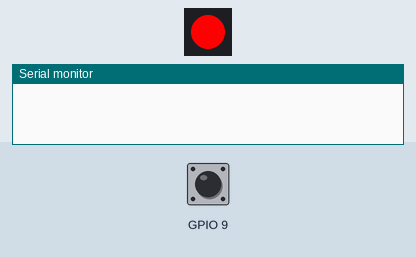
A program run on a simulated ESP32-C3. On the bench: 1 RGB LEDs in strip order, left to right, the last lines printed to the serial monitor. The inputs (shaded band) are chosen by the test bench; at power-on: GPIO 9 HIGH. Dim RGB values are drawn brighter than linear; the strip is taken to match the declared colour order; random numbers use the default seed unless the program sets one.

Above: at 2.95 s.
3.8 s: GPIO 9 pulled LOW for 0.15 s
At 6.7 s:
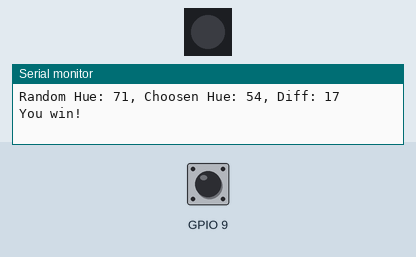
6.9 s: GPIO 9 pulled LOW for 3.2 s
At 10.8 s:
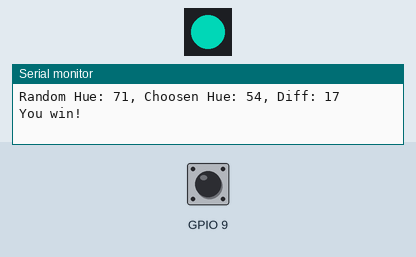
14.6 s: GPIO 9 driven HIGH
17.6 s: GPIO 9 driven LOW
At 19.79 s:
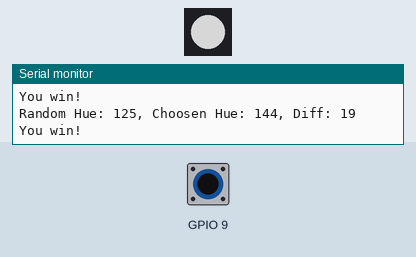
Timing chart, 0 to 21.6 s (numbered marks = the images above; inputs shaded):
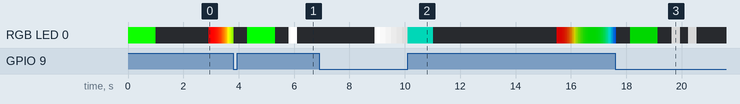

The program:

main.cpp
```cpp
#include <Arduino.h>
#include <Adafruit_NeoPixel.h>

// put function declarations here:
Adafruit_NeoPixel pixels = Adafruit_NeoPixel(1, 10, NEO_RGB + NEO_KHZ800);

void setup() {
  // put your setup code here, to run once:
  Serial.begin(115200);
  pixels.begin();
  pixels.clear();

pinMode(11, INPUT);
randomSeed(analogRead(11));

pinMode(9, INPUT_PULLUP);

}

int randomHue;
int choosenHue = 0;
int brightness = 255;
float difficultyMultiplier = 1;
int prevDifficulty = 0;

void loop() {

  if (digitalRead(9) == LOW) {
    pixels.setPixelColor(0, pixels.Color(255, 255, 255));
    pixels.show();
    if (brightness == 10) {
      brightness = 255;
      pixels.setBrightness(brightness);
      pixels.show();
      delay(1000);
    }
    while (digitalRead(9) == LOW) {
      delay(100);
      brightness -= 10;
      if (brightness < 10) {
        brightness = 10;
      }
      pixels.setBrightness(brightness);
      pixels.show();
    }
  }

  randomHue = random(255);
  uint32_t randomColor = pixels.gamma32(pixels.ColorHSV(randomHue*257, 255, 255));
  pixels.setPixelColor(0, randomColor);
  pixels.show();
  delay(int(1000/difficultyMultiplier));

  pixels.setPixelColor(0, 0);
  pixels.show();
  delay(int(random(1000, 5000)*difficultyMultiplier));
  choosenHue = 0;
  while (digitalRead(9) == HIGH) {
    uint32_t rgbcolor = pixels.gamma32(pixels.ColorHSV(choosenHue*257, 255, 255));
    pixels.setPixelColor(0, rgbcolor);
    pixels.show();
    choosenHue += 3;
    choosenHue = choosenHue % 256;
    delay(int(50/difficultyMultiplier));
  }
  pixels.setPixelColor(0, 0);
  pixels.show();
  delay(500);
  // calculate difference between the colors
  int diff = randomHue - choosenHue;
  Serial.printf("Random Hue: %d, Choosen Hue: %d, Diff: %d\n", randomHue, choosenHue, abs(diff));
  if (abs(diff) <= int(30/difficultyMultiplier)) {
    pixels.setPixelColor(0, pixels.Color(0, 255, 0));
    pixels.show();
    Serial.println("You win!");
    difficultyMultiplier += 0.1;
  } else {
    pixels.setPixelColor(0, pixels.Color(255, 0, 0));
    pixels.show();
    Serial.println("You lose!");
    difficultyMultiplier = 1;
  }
  delay(1000);
  pixels.setPixelColor(0, 0);
  pixels.show();
  delay(500);

  for (int i = 0; i < int(difficultyMultiplier*10-10); i++) {
    pixels.setPixelColor(0, pixels.Color(255, 255, 255));
    pixels.show();
    delay(300);
    pixels.setPixelColor(0, 0);
    pixels.show();
    delay(300);
  }

  pixels.setPixelColor(0, 0);
  pixels.show();
  delay(2500);
}

// put function definitions here:
```
